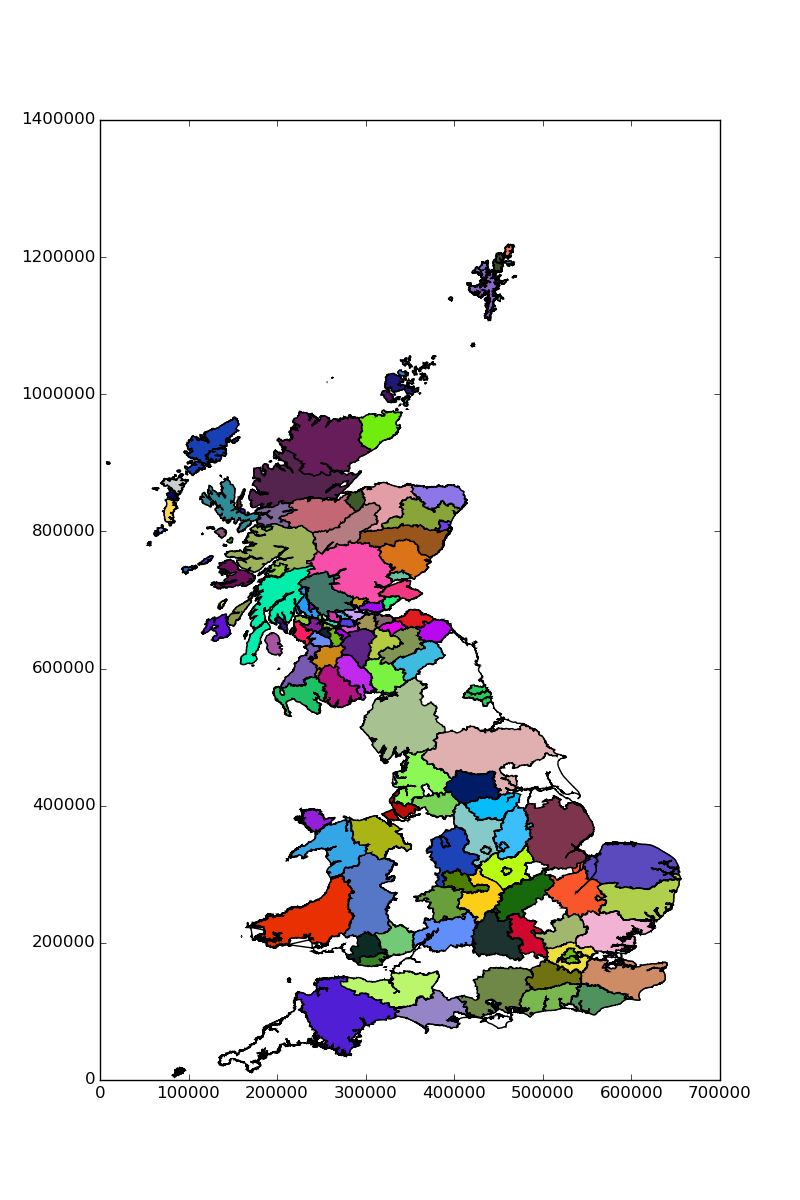

The Python source for this figure:
import matplotlib.pyplot as plt
from pymapgb import GBBasemap

fig, ax = plt.subplots(figsize=(8, 12))

GBmap = GBBasemap(ax, threshold=50)

for country in ['england', 'wales', 'scotland']:
    GBmap.draw_by_request("country", country, facecolor="w", edgecolor="k")
    GBmap.draw_by_request("counties", country, colors='random')

GBmap.ax.autoscale()
plt.savefig("counties.png")


